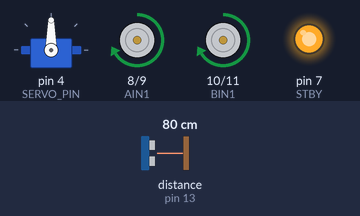
The sketch below on a simulated Arduino Uno, built with avr-gcc and run on an emulated ATmega328P. On the bench: servo, motor-driver pin pairs drawn as motors (green arrow = first pin HIGH = forward, orange = second pin HIGH = backward, longer = more drive, scaled by the enable pin, stopped while the standby pin is LOW), output pins drawn as LEDs (lit = HIGH). Wiring (inferred from the names in the program): ultrasonic range finder: trigger pin 12; echo pin 13. The inputs (shaded band) are chosen by the test bench; at power-on: distance to the obstacle (sensor on pin 13) 80 cm. The echo pulse lasts 58.3 µs per cm; pins used as bus, display or sensor lines are not drawn.

Above: at 2.2 s.
2.3 s: distance to the obstacle (sensor on pin 13) set to 23 cm
3.8 s: distance to the obstacle (sensor on pin 13) set to 19 cm
At 4.34 s:
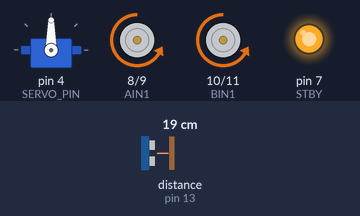
At 5.3 s:
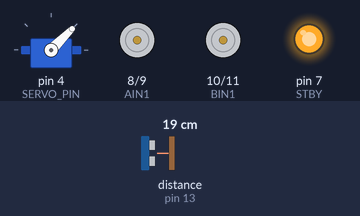
6.8 s: distance to the obstacle (sensor on pin 13) set to 35 cm
9.8 s: distance to the obstacle (sensor on pin 13) set to 2 cm
At 11.7 s:
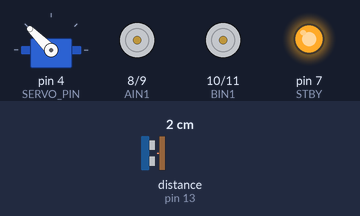
Timing chart, 0 to 13.8 s (numbered marks = the images above; inputs shaded):
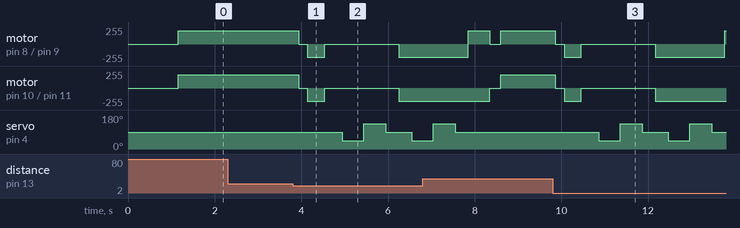

Measured:
- the behaviour switches between 21 and 20 cm on distance to the obstacle (sensor on pin 13) (found by bisection; images 0 and 1)
- after the input at 2.3 s, every drawn part: stays the same
- after the input at 3.8 s, motor on pin 8 (AIN1) / pin 9 (AIN2), motor on pin 10 (BIN1) / pin 11 (BIN2): forward 200/255 → stopped after 0.14 s, → backward 200/255 0.20 s later, → stopped 0.40 s later, → backward 200/255 1.7 s later; servo on pin 4 (SERVO_PIN): 90° → 45° after 1.1 s, → 135° 0.50 s later, → 90° 0.50 s later, → 45° 0.60 s later

The sketch:

main.ino
```cpp
#include <Servo.h>

// motor driver
#define PWMA 5
#define AIN1 8
#define AIN2 9

#define PWMB 3
#define BIN1 10
#define BIN2 11

#define STBY 7

// ultrasonic
#define TRIG 12
#define ECHO 13


// servo
#define SERVO_PIN 4

Servo sensorServo;

// settings
#define MOTOR_SPEED 200
#define TURN_SPEED 200

#define SAFE_DISTANCE 20

#define MIN_DIFFERENCE 10

#define CENTER_ANGLE 90
#define LEFT_ANGLE 45
#define RIGHT_ANGLE 135


void setup() {

  pinMode(PWMA, OUTPUT);
  pinMode(AIN1, OUTPUT);
  pinMode(AIN2, OUTPUT);

  pinMode(PWMB, OUTPUT);
  pinMode(BIN1, OUTPUT);
  pinMode(BIN2, OUTPUT);

  pinMode(STBY, OUTPUT);

  pinMode(TRIG, OUTPUT);
  pinMode(ECHO, INPUT);

  sensorServo.attach(SERVO_PIN);
  sensorServo.write(CENTER_ANGLE);

  digitalWrite(STBY, HIGH);

  delay(1000);
}


// distance
float getDistance() {

  digitalWrite(TRIG, LOW);
  delayMicroseconds(2);

  digitalWrite(TRIG, HIGH);
  delayMicroseconds(10);

  digitalWrite(TRIG, LOW);

  long duration = pulseIn(ECHO, HIGH, 30000);

  if (duration == 0) {return 999;}

  float distance = (duration * 0.0343) / 2;

  return distance;
}


// move forward
void forward() {
  digitalWrite(AIN1, HIGH);
  digitalWrite(AIN2, LOW);

  digitalWrite(BIN1, HIGH);
  digitalWrite(BIN2, LOW);

  analogWrite(PWMA, MOTOR_SPEED);
  analogWrite(PWMB, MOTOR_SPEED);
}


// move backward
void backward() {

  digitalWrite(AIN1, LOW);
  digitalWrite(AIN2, HIGH);

  digitalWrite(BIN1, LOW);
  digitalWrite(BIN2, HIGH);

  analogWrite(PWMA, MOTOR_SPEED);
  analogWrite(PWMB, MOTOR_SPEED);
}


// stop
void stopMotors() {

  analogWrite(PWMA, 0);
  analogWrite(PWMB, 0);
}


// turning left
void turnLeft() {

  digitalWrite(AIN1, LOW);
  digitalWrite(AIN2, HIGH);

  digitalWrite(BIN1, HIGH);
  digitalWrite(BIN2, LOW);

  analogWrite(PWMA, TURN_SPEED);
  analogWrite(PWMB, TURN_SPEED);

  delay(500);

  stopMotors();
}


// turning right
void turnRight() {

  digitalWrite(AIN1, HIGH);
  digitalWrite(AIN2, LOW);

  digitalWrite(BIN1, LOW);
  digitalWrite(BIN2, HIGH);

  analogWrite(PWMA, TURN_SPEED);
  analogWrite(PWMB, TURN_SPEED);

  delay(500);

  stopMotors();
}


// scanning left
float scanLeft() {
  sensorServo.write(LEFT_ANGLE);

  delay(500);

  float distance = getDistance();

  return distance;
}


// scanning right
float scanRight() {

  sensorServo.write(RIGHT_ANGLE);

  delay(500);

  float distance = getDistance();

  return distance;
}


// choosing direction
void chooseDirection() {

  stopMotors();

  delay(200);

  // Scan left
  float leftDistance = scanLeft();

  // Scan right
  float rightDistance = scanRight();

  // Return to center
  sensorServo.write(CENTER_ANGLE);

  delay(300);

  // if Left is clearly a better choice
  if (leftDistance > rightDistance + MIN_DIFFERENCE) {turnLeft();}

  // if right is clearly a better choice
  else if (rightDistance > leftDistance + MIN_DIFFERENCE) {turnRight();}

  // if Almost equal, move back slightly and scan again
  else {

    backward();

    delay(300);

    float leftAgain = scanLeft();
    float rightAgain = scanRight();

    sensorServo.write(CENTER_ANGLE);

    delay(300);

    if (leftAgain > rightAgain) {turnLeft();}
    else {turnRight();}
  }
}


void loop() {

  sensorServo.write(CENTER_ANGLE);

  delay(150);

  float frontDistance = getDistance();

  if (frontDistance < SAFE_DISTANCE) {

    stopMotors();
    delay(200);

    backward();
    delay(400);

    stopMotors();
    delay(200);

    chooseDirection();

  }

  else {forward();}

  delay(100);
}
```
